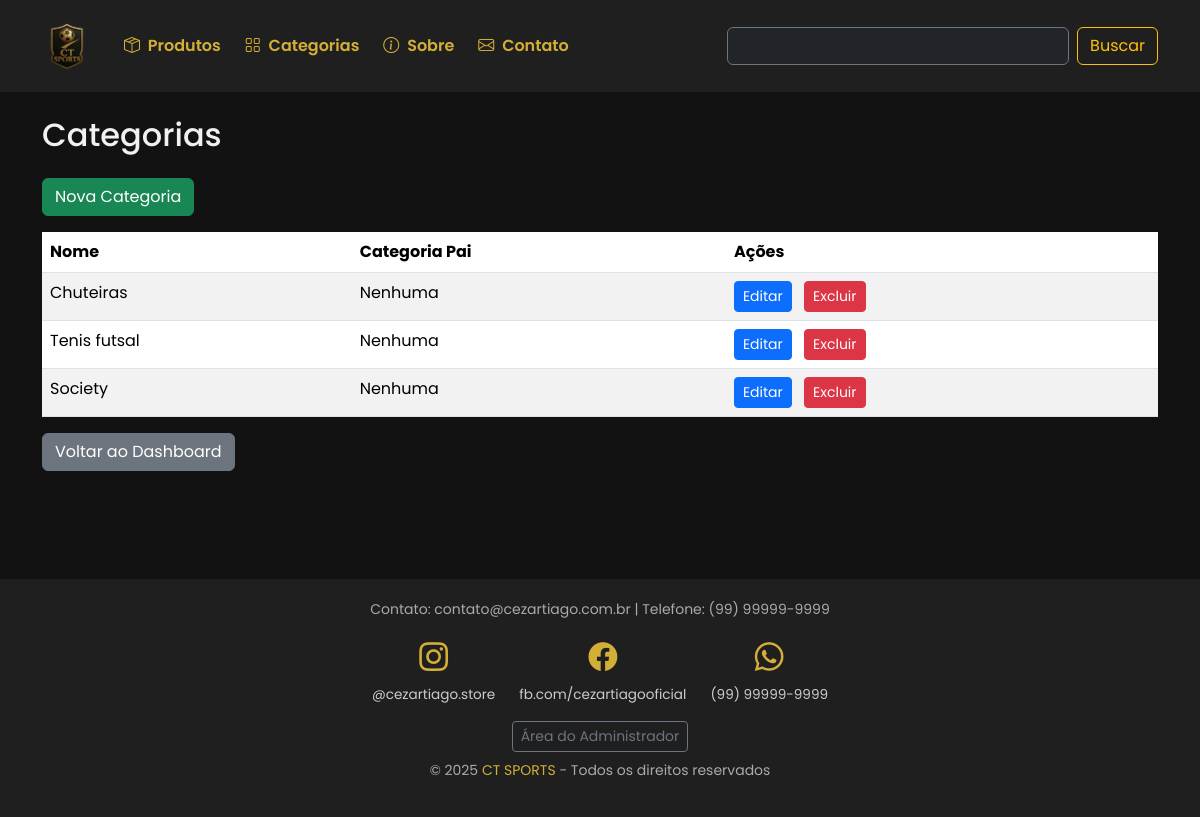
/dashboard/categorias/ (signed in), run on an earlier commit of the app's database.
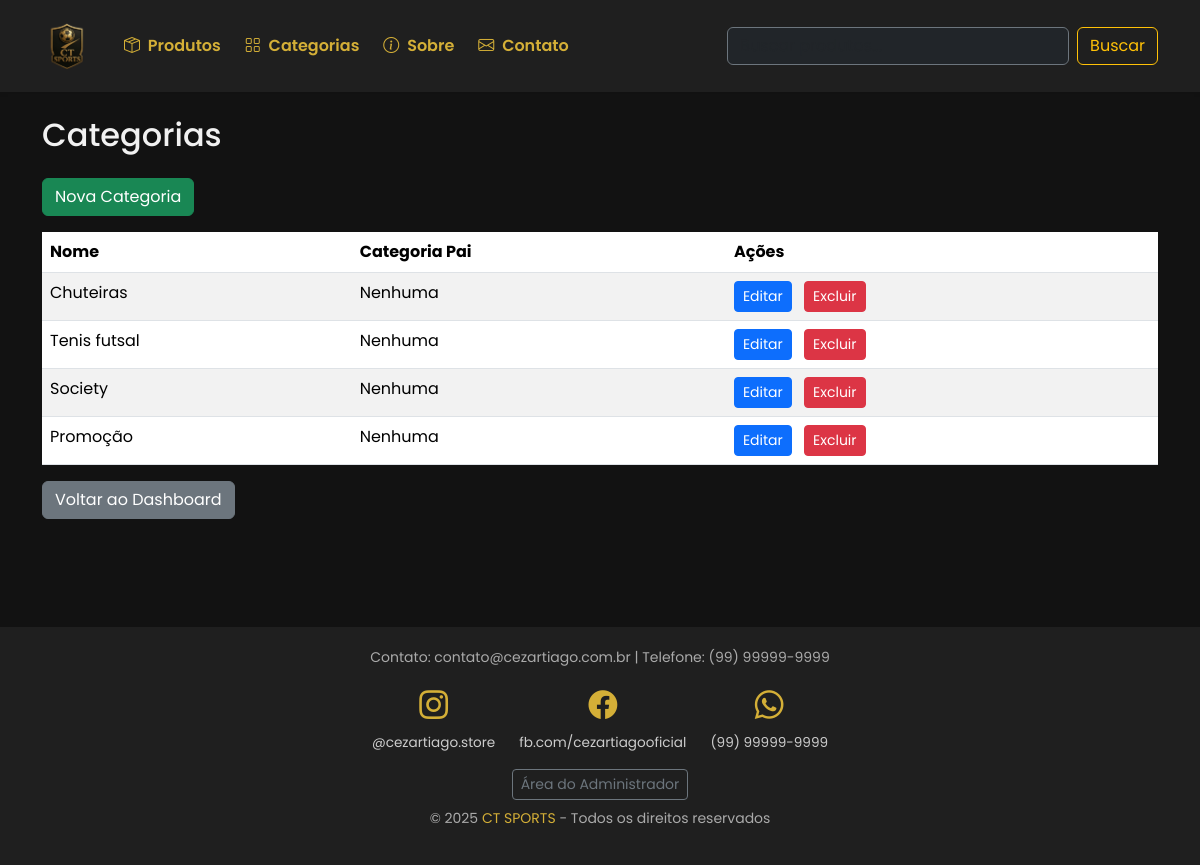
And on a later commit of the database.
### loja_app/models.py (models this page shows, shortened)
class Categoria(models.Model):
    nome = models.CharField(max_length=255, unique=True)
    categoria_pai = models.ForeignKey(
        'self',
        on_delete=models.CASCADE,
        blank=True,
        null=True,
        related_name='subcategorias',
    )

### loja_app/views.py (the view)
# urls.py: path('dashboard/categorias/', views.listar_categorias, name='listar_categorias'),
@login_required
@user_passes_test(is_admin)
def listar_categorias(request):
    categorias = Categoria.objects.all()
    return render(request, 'areaAdmin/listar_categorias.html', {'categorias': categorias})

### loja_app/views.py (called while the page is built)
def is_admin(user):
    return user.is_staff

### loja_app/templates/areaAdmin/listar_categorias.html (shortened to what this page needs)
{% extends 'base.html' %}
{% block content %}
<div class="container mt-4 mb-5">
  <h2 class="mb-4">Categorias</h2>
  <a href="{% url 'cadastrar_categoria' %}" class="btn btn-success mb-3">Nova Categoria</a>
  <table class="table table-striped">
    <thead>
      <tr>
        <th>Nome</th>
        <th>Categoria Pai</th>
        <th>Ações</th>
      </tr>
    </thead>
    <tbody>
      {% for categoria in categorias %}
        <tr>
          <td>{{ categoria.nome }}</td>
          <td>
            {% if categoria.categoria_pai %}
              {{ categoria.categoria_pai.nome }}
            {% else %}
              Nenhuma
            {% endif %}
          </td>
          <td>
            <a href="{% url 'editar_categoria' categoria.id %}" class="btn btn-sm btn-primary me-2">Editar</a>
            <a href="{% url 'excluir_categoria' categoria.id %}" class="btn btn-sm btn-danger">Excluir</a>
          </td>
        </tr>
      {% endfor %}
    </tbody>
  </table>
  <div class="d-flex justify-content-between mt-3">
    <a href="{% url 'admin_dashboard' %}" class="btn btn-secondary">Voltar ao Dashboard</a>
  </div>
</div>
{% endblock %}

### loja_app/templates/base.html (shortened to what this page needs)
<!DOCTYPE html>
<html lang="pt-br">
<head>
  <link href="https://cdn.jsdelivr.net/npm/bootstrap@5.3.3/dist/css/bootstrap.min.css" rel="stylesheet">
  <link href="https://cdn.jsdelivr.net/npm/bootstrap-icons@1.10.5/font/bootstrap-icons.css" rel="stylesheet">
</head>
<body>
{% load static %}
<nav class="navbar navbar-expand-lg navbar-dark sticky-top py-3 shadow-sm">
  <div class="container">
    <a class="navbar-brand d-flex align-items-center" href="/">
      <img src="{% static 'myImages/logoo.png' %}" alt="Logo Nome" class="me-2" style="height: 50px; object-fit: contain;">
    </a>
    <div class="collapse navbar-collapse" id="navbarNav">
      <ul class="navbar-nav me-auto mb-2 mb-lg-0 align-items-lg-center gap-2">
        <li class="nav-item">
          <a class="nav-link nav-link-animated" href="/#produtos">
            <i class="bi bi-box-seam me-1"></i> Produtos
          </a>
        </li>
        <li class="nav-item">
          <a class="nav-link nav-link-animated" href="{% url 'produtos_por_categoria' %}">
            <i class="bi bi-grid me-1"></i> Categorias
          </a>
        </li>
        <li class="nav-item">
          <a class="nav-link nav-link-animated" href="/#sobre">
            <i class="bi bi-info-circle me-1"></i> Sobre
          </a>
        </li>
        <li class="nav-item">
          <a class="nav-link nav-link-animated" href="/#contato">
            <i class="bi bi-envelope me-1"></i> Contato
          </a>
        </li>
      </ul>
      <form method="get" action="{% url 'busca_produtos' %}" class="d-flex" role="search">
        <input class="form-control me-2 bg-dark text-light border-secondary" type="search" name="q" placeholder="Buscar produtos..." aria-label="Buscar">
        <button class="btn btn-outline-warning" type="submit">Buscar</button>
      </form>
    </div>
  </div>
</nav>
<div class="content">
  {% block content %}
  {% endblock %}
</div>
<footer id="contato">
  <div class="container text-center">
    <p>Contato: contato@cezartiago.com.br | Telefone: (99) 99999-9999</p>
    <div class="social-icons my-3 d-flex justify-content-center gap-4 flex-wrap">
      <div class="text-center">
        <a href="https://www.instagram.com/ctsports" target="_blank">
          <i class="bi bi-instagram" style="font-size: 1.8rem;"></i>
        </a>
        <div class="social-label">@cezartiago.store</div>
      </div>
      <div class="text-center">
        <a href="https://www.facebook.com/ctsports" target="_blank">
          <i class="bi bi-facebook" style="font-size: 1.8rem;"></i>
        </a>
        <div class="social-label">fb.com/cezartiagooficial</div>
      </div>
      <div class="text-center">
        <a href="https://wa.me/5500000000000" target="_blank">
          <i class="bi bi-whatsapp" style="font-size: 1.8rem;"></i>
        </a>
        <div class="social-label">(99) 99999-9999</div>
      </div>
    </div>
    <div class="my-2">
      <a href="{% url 'admin_dashboard' %}" class="btn btn-outline-secondary btn-sm">
        Área do Administrador
      </a>
    </div>
    <p>&copy; 2025 <span style="color: #d4af37;">CT SPORTS</span> - Todos os direitos reservados</p>
  </div>
</footer>
</body>
</html>

### loja_app/templates/base.html (style rules this page uses)
body { background-color: #121212; font-family: 'Poppins', sans-serif; color: #f1f1f1; display: flex; flex-direction: column; min-height: 100vh; }
.navbar { background-color: #1f1f1f; }
.navbar-brand, .nav-link { font-weight: 600; }
.nav-link-animated { position: relative; color: #d4af37 !important; transition: color 0.3s ease; }
.nav-link-animated::after { content: ""; position: absolute; width: 0; height: 2px; left: 0; bottom: -5px; background-color: #d4af37; transition: width 0.3s ease; }
footer { background-color: #1f1f1f; color: #aaa; padding: 20px 0; margin-top: 60px; font-size: 14px; }
.social-icons a { color: #d4af37; margin: 0 10px; transition: transform 0.3s ease, color 0.3s ease; }
.social-label { font-size: 0.85rem; color: #ccc; margin-top: 5px; }
.content { flex-grow: 1; }

What changed in the data, as far as the page shows it:
added Categoria: nome "Promoção", shows "Nenhuma"
